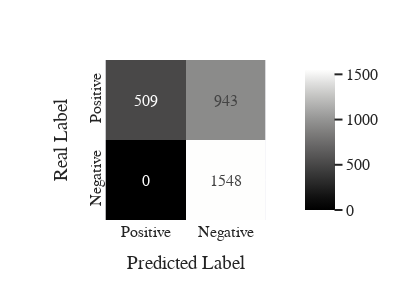

Notebook cell for this chart:
### Code cell
p = df[df["True label"] == 1].event_idx.value_counts().shape[0]
n = df[df["True label"] == 0].event_idx.value_counts().shape[0]
print(f"Fault Events (True): {p} \nNon Fault Events (False): {n}")

tp, fp, tn, fn = de.test_result(df)
metrics = de.conf_matrix_metrics(np.array([tp, fp, tn, fn, tp + fn]))
de.print_metrics(metrics)
de.plot_confusion_matrix(metrics)

### Figure 1 — Plotly figure (JSON) as saved in the notebook; plotly's stock layout.template omitted (floating-point values rounded to 4 significant figures)
{"data": [{"coloraxis": "coloraxis", "hovertemplate": "Predicted Label: %{x}<br>Real Label: %{y}<br>color: %{z}<extra></extra>", "name": "0", "texttemplate": "%{z}", "type": "heatmap", "x": ["Positive", "Negative"], "xaxis": "x", "y": ["Positive", "Negative"], "yaxis": "y", "z": [[509, 943], [0, 1548]]}], "layout": {"coloraxis": {"colorscale": [[0, "rgb(0, 0, 0)"], [0.09091, "rgb(16, 16, 16)"], [0.1818, "rgb(38, 38, 38)"], [0.2727, "rgb(59, 59, 59)"], [0.3636, "rgb(81, 80, 80)"], [0.4545, "rgb(102, 101, 101)"], [0.5455, "rgb(124, 123, 122)"], [0.6364, "rgb(146, 146, 145)"], [0.7273, "rgb(171, 171, 170)"], [0.8182, "rgb(197, 197, 195)"], [0.9091, "rgb(224, 224, 223)"], [1, "rgb(254, 254, 253)"]]}, "font": {"family": "Times New Roman", "size": 16}, "height": 300, "margin": {"t": 60}, "width": 400, "xaxis": {"anchor": "y", "constrain": "domain", "domain": [0, 1], "scaleanchor": "y", "title": {"text": "Predicted Label"}}, "yaxis": {"anchor": "x", "autorange": "reversed", "constrain": "domain", "domain": [0, 1], "tickangle": -90, "title": {"text": "Real Label"}}}}
